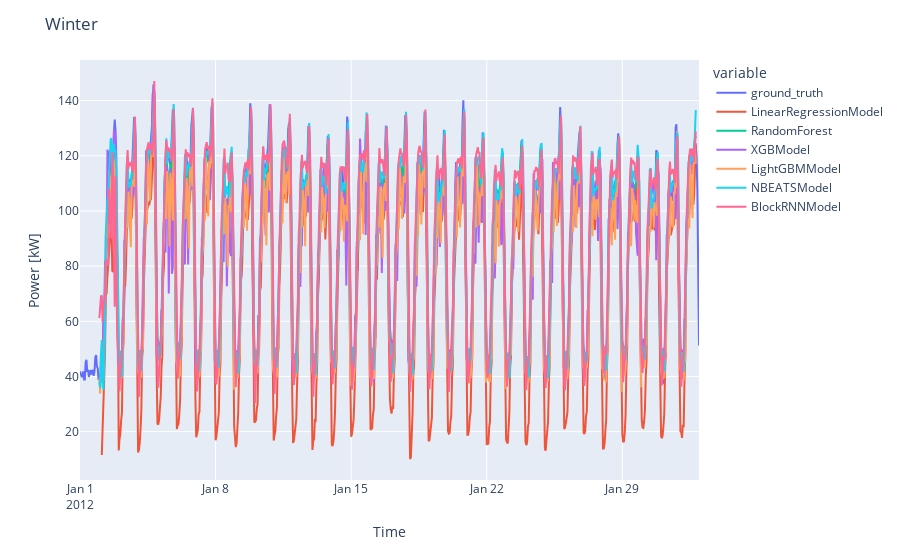
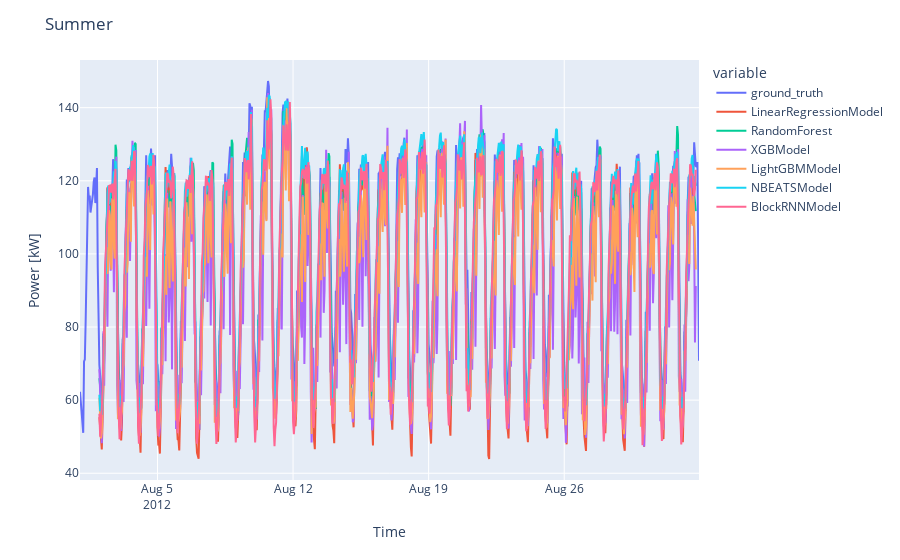

Notebook cell for these charts, in order:
### Markdown cell above
### Plot 1: Side-by-side comparison of the models

### Code cell
for season, (_, preds_per_model, gt) in dict_result_season.items():
    fig = px.line(gt.pd_series().to_frame("ground_truth"))
    for model_name in model_names:
        preds = preds_per_model[model_name]
        fig.add_scatter(x=preds.pd_series().index, y=preds.pd_series().values, name=model_name)
    
    fig.update_layout(title=f"{season}")
    fig.update_xaxes(title_text="Time")
    fig.update_yaxes(title_text=f"Power [{ts_train[0].components[0][-2:]}]")
    fig.show()
    wandb.log({f"{season} - Side-by-side comparison of predictions and the ground truth for {config.spatial_scale} in {config.location}": fig})

### Figure 1 — Plotly figure (JSON) as saved in the notebook; plotly's stock layout.template omitted (floating-point values rounded to 4 significant figures; data arrays with more than 128 entries replaced by an {"elided": "..."} marker saying what was removed)
{"data": [{"hovertemplate": "variable=ground_truth<br>datetime=%{x}<br>value=%{y}<extra></extra>", "legendgroup": "ground_truth", "line": {"color": "#636efa", "dash": "solid"}, "marker": {"symbol": "circle"}, "mode": "lines", "name": "ground_truth", "orientation": "v", "showlegend": true, "type": "scatter", "x": {"elided": "768 str values"}, "xaxis": "x", "y": {"elided": "768 float values"}, "yaxis": "y"}, {"name": "LinearRegressionModel", "type": "scatter", "x": {"elided": "740 str values"}, "y": {"elided": "740 float values"}}, {"name": "RandomForest", "type": "scatter", "x": {"elided": "740 str values"}, "y": {"elided": "740 float values"}}, {"name": "XGBModel", "type": "scatter", "x": {"elided": "740 str values"}, "y": {"elided": "740 float values"}}, {"name": "LightGBMModel", "type": "scatter", "x": {"elided": "740 str values"}, "y": {"elided": "740 float values"}}, {"name": "NBEATSModel", "type": "scatter", "x": {"elided": "740 str values"}, "y": {"elided": "740 float values"}}, {"name": "BlockRNNModel", "type": "scatter", "x": {"elided": "740 str values"}, "y": {"elided": "740 float values"}}], "layout": {"legend": {"title": {"text": "variable"}, "tracegroupgap": 0}, "margin": {"t": 60}, "title": {"text": "Winter"}, "xaxis": {"anchor": "y", "domain": [0, 1], "title": {"text": "Time"}}, "yaxis": {"anchor": "x", "domain": [0, 1], "title": {"text": "Power [kW]"}}}}

### Figure 2 — Plotly figure (JSON) as saved in the notebook; plotly's stock layout.template omitted (floating-point values rounded to 4 significant figures; data arrays with more than 128 entries replaced by an {"elided": "..."} marker saying what was removed)
{"data": [{"hovertemplate": "variable=ground_truth<br>datetime=%{x}<br>value=%{y}<extra></extra>", "legendgroup": "ground_truth", "line": {"color": "#636efa", "dash": "solid"}, "marker": {"symbol": "circle"}, "mode": "lines", "name": "ground_truth", "orientation": "v", "showlegend": true, "type": "scatter", "x": {"elided": "768 str values"}, "xaxis": "x", "y": {"elided": "768 float values"}, "yaxis": "y"}, {"name": "LinearRegressionModel", "type": "scatter", "x": {"elided": "740 str values"}, "y": {"elided": "740 float values"}}, {"name": "RandomForest", "type": "scatter", "x": {"elided": "740 str values"}, "y": {"elided": "740 float values"}}, {"name": "XGBModel", "type": "scatter", "x": {"elided": "740 str values"}, "y": {"elided": "740 float values"}}, {"name": "LightGBMModel", "type": "scatter", "x": {"elided": "740 str values"}, "y": {"elided": "740 float values"}}, {"name": "NBEATSModel", "type": "scatter", "x": {"elided": "740 str values"}, "y": {"elided": "740 float values"}}, {"name": "BlockRNNModel", "type": "scatter", "x": {"elided": "740 str values"}, "y": {"elided": "740 float values"}}], "layout": {"legend": {"title": {"text": "variable"}, "tracegroupgap": 0}, "margin": {"t": 60}, "title": {"text": "Summer"}, "xaxis": {"anchor": "y", "domain": [0, 1], "title": {"text": "Time"}}, "yaxis": {"anchor": "x", "domain": [0, 1], "title": {"text": "Power [kW]"}}}}
